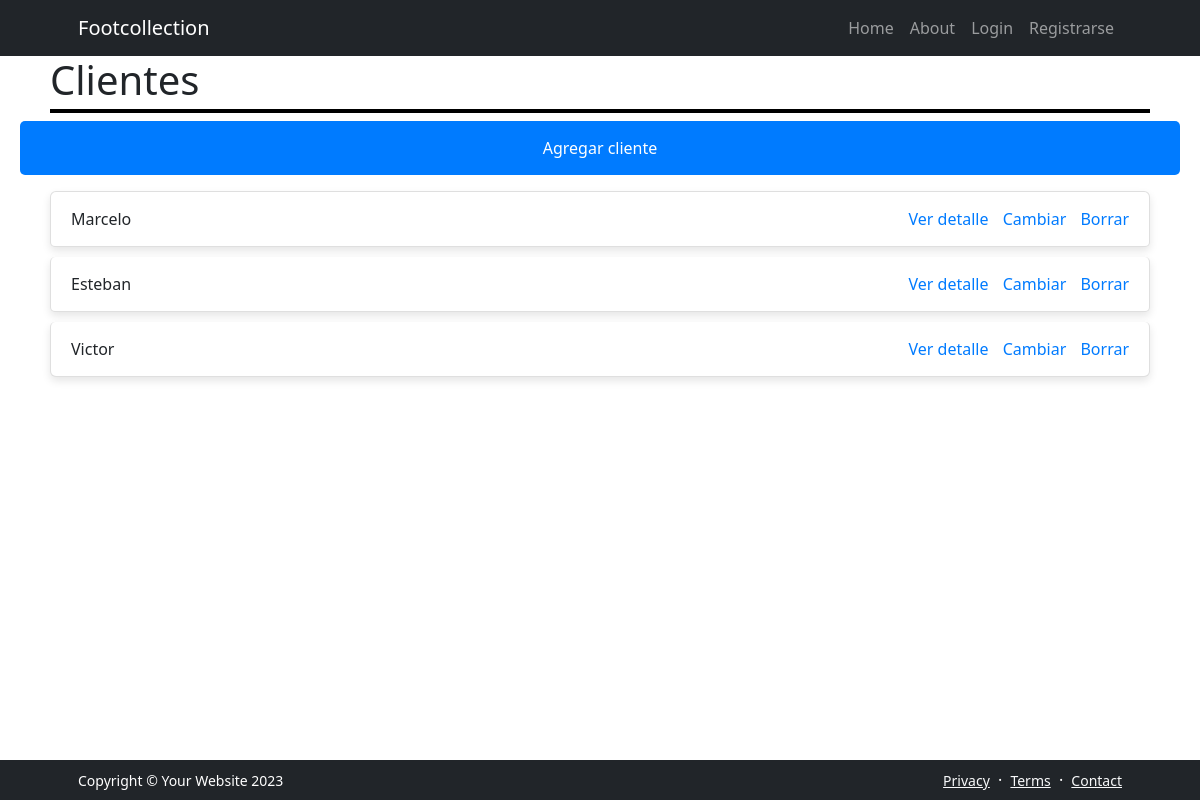
/clientes/, run on an earlier commit of the app's database.
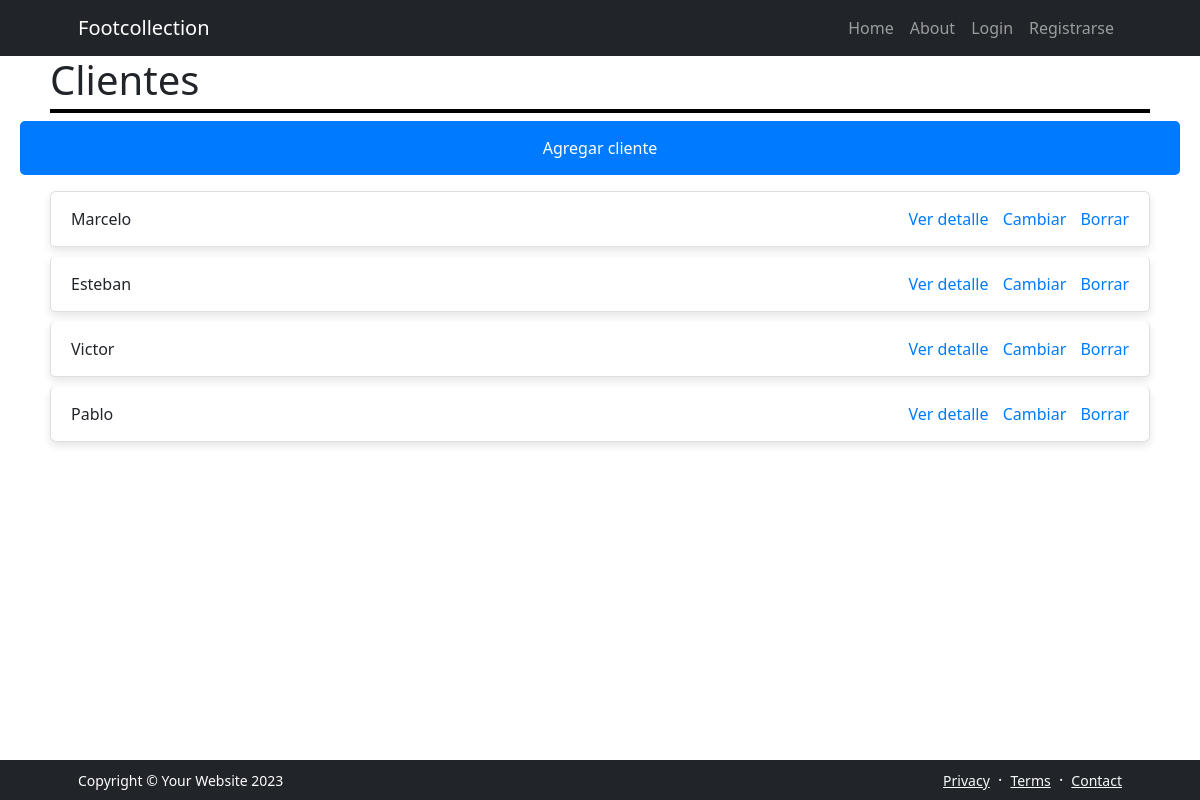
And on a later commit of the database.
### Cliente/models.py (models this page shows, shortened)
class Cliente(models.Model):
    nombre = models.CharField(max_length=50)
    apellido = models.CharField(max_length=50)
    email = models.EmailField(max_length=100)
    pais_origen_id = models.ForeignKey(
        Pais, on_delete=models.SET_NULL, blank=True, null=True, verbose_name="país de origen"
    )
    avatar = models.ImageField(upload_to="avatares", null=True, blank=True)

### Cliente/views.py (the view)
# urls.py: path("", views.home, name="home"),
def home(request):
    query = models.Cliente.objects.all()
    context = {"clientes": query}
    return render(request, "Cliente/index.html", context)

### Cliente/templates/Cliente/index.html (shortened to what this page needs)
{% extends 'core/base.html' %}
{% block title %}
  <h1 class="titulo">Clientes</h1>
{% endblock title %}
{% block contenido %}
  <p><a href="{% url 'Cliente:cliente_create' %}" class="boton">Agregar cliente</a></p>
<div class="contenido">
    <ul class="list-group">
      {% for cliente in clientes %}
          <li class="list-group-item">
            {{ cliente.nombre }}
            <span>
              <a href="{% url 'Cliente:cliente_detail' cliente.id %}">Ver detalle</a>
              <a href="{% url 'Cliente:cliente_update' cliente.id %}">Cambiar</a>
              <a href="{% url 'Cliente:cliente_delete' cliente.id %}">Borrar</a>
            </span>
          </li>
      {% endfor %}
    </ul>
</div>
{% endblock contenido %}

### core/templates/core/base.html (shortened to what this page needs)
{% load static %}
<!DOCTYPE html>
<html lang="en">
    <head>
        <link href="https://cdn.jsdelivr.net/npm/bootstrap-icons@1.5.0/font/bootstrap-icons.css" rel="stylesheet" />
        <link href="{% static 'core/css/styles.css' %}" rel="stylesheet" />
    </head>
    <body class="d-flex flex-column h-100">
        <main class="flex-shrink-0">
            {% include 'core/components/navbar.html' %}
            {% block title %}
            {% endblock title %}
            {% block contenido %}
            {% endblock contenido %}
        {% include 'core/components/footer.html' %}
    </body>
</html>

### core/templates/core/components/navbar.html (shortened to what this page needs)
<nav class="navbar navbar-expand-lg navbar-dark bg-dark">
    <div class="container px-5">
        <a class="navbar-brand" href="index.html">Footcollection</a>
        <div class="collapse navbar-collapse" id="navbarSupportedContent">
            <ul class="navbar-nav ms-auto mb-2 mb-lg-0">
                <li class="nav-item"><a class="nav-link" href="{% url 'core:home' %}">Home</a></li>
                <li class="nav-item"><a class="nav-link" href="{% url 'core:about' %}">About</a></li>
                {% if user.is_authenticated %}
                    <li class="nav-item"><a class="nav-link" href="{% url 'Cliente:home' %}">Clientes</a></li>
                    <li class="nav-item"><a class="nav-link" href="{% url 'Producto:home' %}">Productos</a></li>
                    <li class="nav-item"><a class="nav-link" href="{% url 'Opiniones:home' %}">Opiniones</a></li>
                    <li class="nav-item"><a class="nav-link text-bg-info">{{user.username}}</a></li>
                    <form action="{% url 'core:logout' %}" method="post">
                        {% csrf_token %}
                        <button type="submit" class="btn btn-dark">Logout</button>
                    </form>
                {% else %}
                    <li class="nav-item"><a class="nav-link" href="{% url 'core:login' %}">Login</a></li>
                    <li class="nav-item"><a class="nav-link" href="{% url 'core:register' %}">Registrarse</a></li>
                {% endif %}
            </ul>
        </div>
    </div>
</nav>

### core/templates/core/components/footer.html
<footer class="bg-dark py-2 fixed-bottom ">
    <div class="container px-5">
        <div class="row align-items-center justify-content-between flex-column flex-sm-row">
            <div class="col-auto"><div class="small m-0 text-white">Copyright &copy; Your Website 2023</div></div>
            <div class="col-auto">
                <a class="link-light small" href="#!">Privacy</a>
                <span class="text-white mx-1">&middot;</span>
                <a class="link-light small" href="#!">Terms</a>
                <span class="text-white mx-1">&middot;</span>
                <a class="link-light small" href="#!">Contact</a>
            </div>
        </div>
    </div>
</footer>

### Cliente/templates/Cliente/index.html (style rules this page uses)
.titulo { margin-left: 50px; border-bottom: 4px solid black; padding-bottom: 5px; margin-right: 50px }
.contenido { margin: 0 50px; }
.boton { display: block; width: calc(100% - 40px); margin: 0 auto; background-color: #007bff; color: #fff; padding: 15px 20px; text-align: center; text-decoration: none; border: none; border-radius: 5px; cursor: pointer; font-size: 16px; box-sizing: border-box; }
.list-group-item { display: flex; justify-content: space-between; align-items: center; padding: 15px 20px; border-radius: 5px; margin-bottom: 10px; box-shadow: 0 4px 8px rgba(0, 0, 0, 0.1); transition: transform 0.2s; }
.list-group-item a { margin-left: 10px; text-decoration: none; color: #007bff; }

What changed in the data, as far as the page shows it:
added Cliente: nombre "Pablo"
